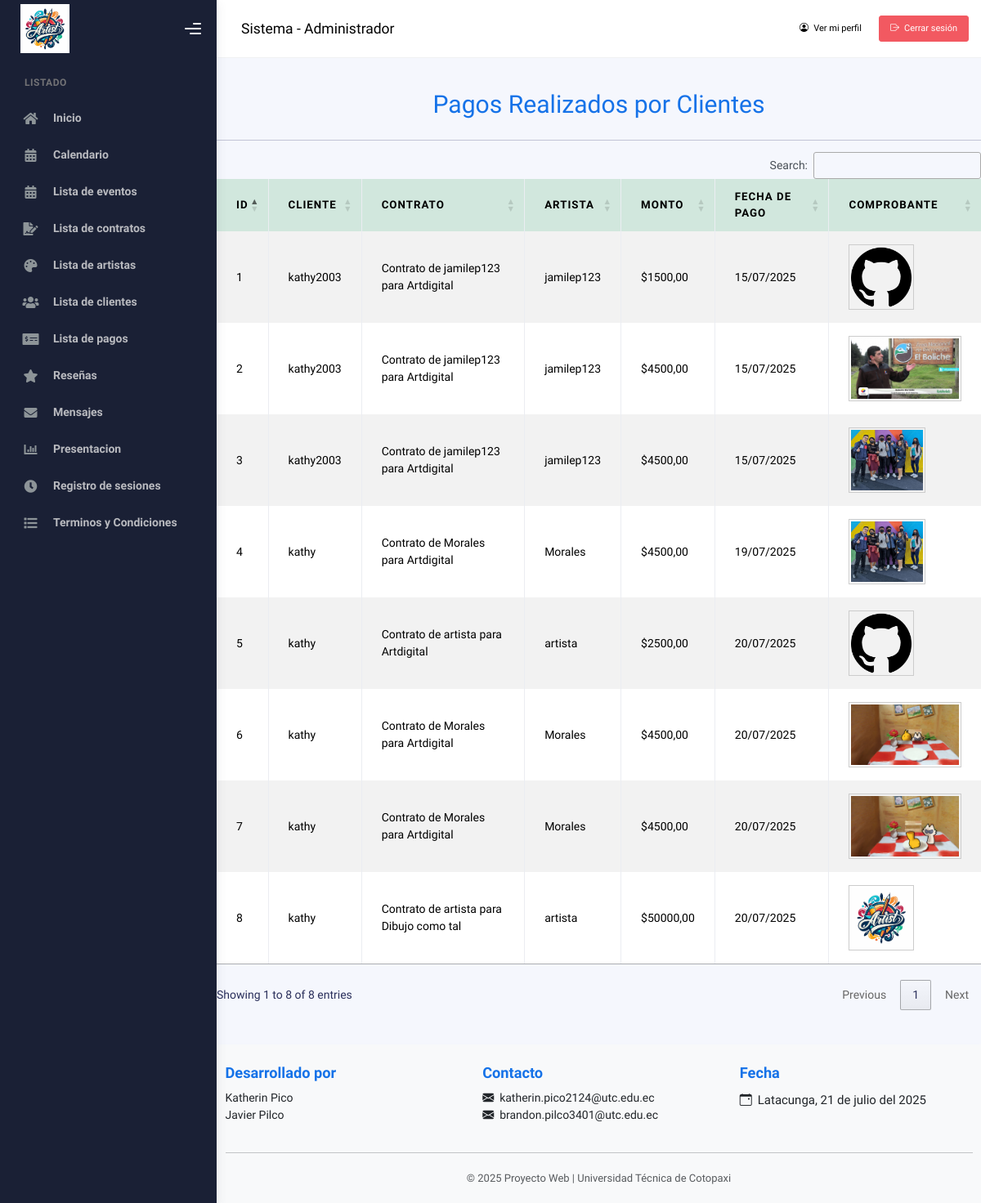
The page /administrador/pagos/ (signed in) on the database its author committed.
### Aplicaciones/gestionContratos/models.py (models this page shows, shortened)
class Pago(models.Model):
    contrato = models.ForeignKey(Contrato, on_delete=models.CASCADE)
    cliente = models.ForeignKey(Usuario, on_delete=models.CASCADE, limit_choices_to={'rol': 'Cliente'}, related_name='pagos_cliente')
    artista = models.ForeignKey(Usuario, on_delete=models.CASCADE, limit_choices_to={'rol': 'Artista'}, related_name='pagos_artista')
    monto = models.DecimalField(max_digits=10, decimal_places=2)
    fecha_pago = models.DateField(auto_now_add=True)
    comprobante_imagen = models.ImageField(upload_to='pagos/comprobantes/', null=True, blank=True)
    class Meta:
        ordering = ['-fecha_pago']

class Usuario(AbstractUser):
    telefono = models.CharField(max_length=10)
    direccion = models.TextField()
    rol = models.CharField(max_length=20, choices=ROL_CHOICES, default='Cliente')
    verificado = models.BooleanField(default=False)
    bloqueado = models.BooleanField(default=False)
    foto_perfil = models.ImageField(upload_to='usuarios/perfil/', null=True, blank=True)
    portafolio_pdf = models.FileField(upload_to='usuarios/portafolios/', null=True, blank=True)
    facebook_url = models.URLField(max_length=200, null=True, blank=True)
    x_url = models.URLField("X (Twitter)", max_length=200, null=True, blank=True)
    web_url = models.URLField("Página web", max_length=200, null=True, blank=True)
    groups = models.ManyToManyField(
        Group,
        related_name='usuarios',
        blank=True,
        help_text='Grupos a los que pertenece el usuario.',
        verbose_name='grupos',
    )
    user_permissions = models.ManyToManyField(
        Permission,
        related_name='usuarios_permisos',
        blank=True,
        help_text='Permisos específicos para el usuario.',
        verbose_name='permisos de usuario',
    )

class Contrato(models.Model):
    evento = models.ForeignKey(Evento, on_delete=models.CASCADE)
    artista = models.ForeignKey(Usuario, on_delete=models.CASCADE, limit_choices_to={'rol': 'Artista'})
    estado = models.CharField(max_length=20, choices=[('Pendiente', 'Pendiente'), ('Aceptado', 'Aceptado'), ('Rechazado', 'Rechazado')], default='Pendiente')
    fecha_contrato = models.DateField(auto_now_add=True)
    fecha_inicio = models.DateField(null=True, blank=True)
    fecha_fin = models.DateField(null=True, blank=True)
    costo = models.DecimalField(max_digits=10, decimal_places=2, null=True, blank=True)
    pdf = models.FileField(upload_to='contratos/pdfs/', null=True, blank=True)
    observaciones = models.TextField(null=True, blank=True)
    def __str__(self):
        return f"Contrato de {self.artista.username} para {self.evento.titulo}"
    class Meta:
        ordering = ['-fecha_contrato']

class Evento(models.Model):
    cliente = models.ForeignKey(Usuario, on_delete=models.CASCADE, limit_choices_to={'rol': 'Cliente'})
    titulo = models.CharField(max_length=100)
    descripcion = models.TextField()
    fecha = models.DateField()
    ubicacion = models.CharField(max_length=200)
    class Meta:
        ordering = ['fecha']

### Aplicaciones/gestionContratos/views.py (the view)
# urls.py: path('administrador/pagos/', views.listar_pagos_administrador, name='listar_pagos_administrador'),
def listar_pagos_administrador(request):
    usuario_id = request.session.get('usuario_id')
    if not usuario_id:
        return redirect('login')
    admin = Usuario.objects.get(id=usuario_id)
    if admin.rol != 'Administrador':
        messages.error(request, "No tienes permisos para acceder a esta sección.")
        return redirect('login')
    pagos = Pago.objects.select_related('cliente', 'artista', 'contrato').all().order_by('-fecha_pago')
    return render(request, 'administrador/pagos/lista_pagos.html', {
        'pagos': pagos,
        'admin': admin,
    })

### Aplicaciones/gestionContratos/templates/administrador/pagos/lista_pagos.html (shortened to what this page needs)
{% extends 'administrador/plantilla.html' %}
{% load static %}
{% block contenido %}
<br><br><br>
<div class="container mt-5">
    <h1 class="text-center text-primary mb-4">Pagos Realizados por Clientes</h1>
    <hr>
    {% if pagos %}
    <table class="table table-bordered table-striped table-hover" id="tbl_pagos">
        <thead class="table-success">
            <tr>
                <th>ID</th>
                <th>Cliente</th>
                <th>Contrato</th>
                <th>Artista</th>
                <th>Monto</th>
                <th>Fecha de Pago</th>
                <th>Comprobante</th>
            </tr>
        </thead>
        <tbody>
            {% for pago in pagos %}
            <tr>
                <td>{{ pago.id }}</td>
                <td>{{ pago.cliente.username }}</td>
                <td>{{ pago.contrato }}</td>
                <td>{{ pago.artista.username }}</td>
                <td>${{ pago.monto }}</td>
                <td>{{ pago.fecha_pago|date:"d/m/Y" }}</td>
                <td>
                    {% if pago.comprobante_imagen %}
                        <img src="{{ pago.comprobante_imagen.url }}" alt="Comprobante pago" height="80px" style="object-fit: contain; border:1px solid #ccc; padding:2px;">
                    {% else %}
                        Ninguno
                    {% endif %}
                </td>
            </tr>
            {% endfor %}
        </tbody>
    </table>
    {% else %}
    <p class="text-center">No hay pagos registrados.</p>
    {% endif %}
</div>
{% endblock %}

### rows shown on the page
Pago: id "5", cliente.username "kathy", contrato "Contrato de artista para Artdigital", artista.username "artista", monto "2500,00", fecha_pago "20/07/2025", comprobante_imagen (picture)
Pago: id "6", cliente.username "kathy", contrato "Contrato de Morales para Artdigital", artista.username "Morales", monto "4500,00", fecha_pago "20/07/2025", comprobante_imagen (picture)
Pago: id "7", cliente.username "kathy", contrato "Contrato de Morales para Artdigital", artista.username "Morales", monto "4500,00", fecha_pago "20/07/2025", comprobante_imagen (picture)
Pago: id "8", cliente.username "kathy", contrato "Contrato de artista para Dibujo como tal", artista.username "artista", monto "50000,00", fecha_pago "20/07/2025", comprobante_imagen (picture)
Pago: id "4", cliente.username "kathy", contrato "Contrato de Morales para Artdigital", artista.username "Morales", monto "4500,00", fecha_pago "19/07/2025", comprobante_imagen (picture)
Pago: id "1", cliente.username "kathy2003", contrato "Contrato de jamilep123 para Artdigital", artista.username "jamilep123", monto "1500,00", fecha_pago "15/07/2025", comprobante_imagen (picture)
Pago: id "2", cliente.username "kathy2003", contrato "Contrato de jamilep123 para Artdigital", artista.username "jamilep123", monto "4500,00", fecha_pago "15/07/2025", comprobante_imagen (placeholder picture)
Pago: id "3", cliente.username "kathy2003", contrato "Contrato de jamilep123 para Artdigital", artista.username "jamilep123", monto "4500,00", fecha_pago "15/07/2025", comprobante_imagen (picture)
